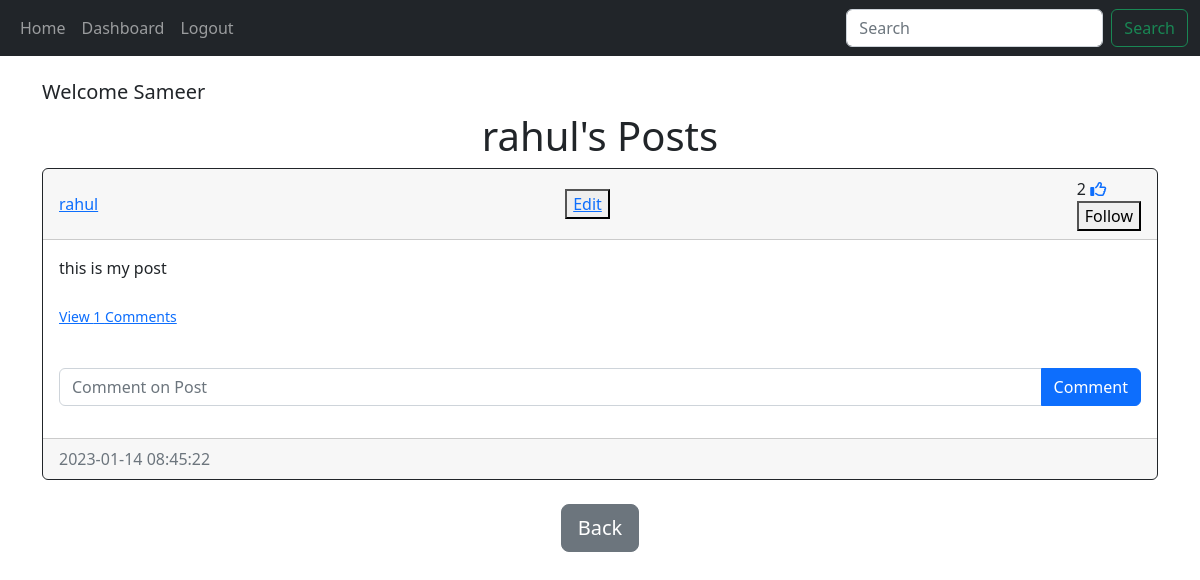
Page /posts/rahul (signed in) on the committed database.
### website/models.py (models this page shows, shortened)
class User(db.Model,UserMixin):
    id = db.Column(db.Integer, primary_key=True)
    email=db.Column(db.String(150), unique=True)
    username=db.Column(db.String(150), unique=True)
    password=db.Column(db.String(150))
    date_created=db.Column(db.DateTime(timezone=True), default=func.now())
    posts=db.relationship('Post',backref='user',passive_deletes=True)
    comments=db.relationship('Comment',backref='user',passive_deletes=True)
    followed=db.relationship('Followers',foreign_keys=[Followers.follower_id],backref=db.backref('follower', lazy='joined'),lazy='dynamic', cascade='all, delete-orphan')
    follower=db.relationship('Followers', foreign_keys=[Followers.followed_id],backref=db.backref('followed', lazy='joined'),lazy='dynamic', cascade='all, delete-orphan')
    post_liked=db.relationship("Like",backref='user',passive_deletes=True)
    def is_following(self, user_id):
        print(user_id)
        following=self.followed.filter(Followers.followed_id == user_id).first()
        if not following:
            return False
        else:
            return True

class Post(db.Model):
    id=db.Column(db.Integer,primary_key=True)
    text=db.Column(db.Text,nullable=False)
    date_created=db.Column(db.DateTime(timezone=True), default=func.now())
    author=db.Column(db.Integer,db.ForeignKey("user.id", ondelete='CASCADE'),nullable=False)
    comments=db.relationship('Comment',backref='post',passive_deletes=True)
    likes=db.relationship('Like',backref='post',passive_deletes=True)

### website/views.py (the view)
@views.route("/posts/<username>")
@login_required
def posts(username):
    user=User.query.filter_by(username=username).first()
    if not user:
        flash("User does not exists.", category="error")
        return redirect(url_for("views.home"))
    posts=user.posts
    return render_template("posts.html", user=current_user, posts=posts,username=username)

### website/templates/posts.html (shortened to what this page needs)
{% extends "posts_div.html" %}
{% block header %}
<h1 align="center">{{username}}'s Posts</h1>
{% endblock %}
{% block footer %}
<div align="center">
    <a href="/home"><button type="button" class="btn btn-secondary btn-lg">Back</button></a>
</div>
{% endblock %}

### website/templates/posts_div.html (shortened to what this page needs)
{% extends "base.html" %}
{% block content %}
<br>
<h5 align="left">Welcome {{user.username}}</h5>
<h1 align="center">{% block header%} Posts{% endblock %}</h1>
<div id="posts">
    {% for post in posts %}
    <div class="card border-dark">
        <div class="card-header d-flex justify-content-between align-items-center">
            <a href="/posts/{{ post.user.username }}">{{ post.user.username }}</a>
            <button><a href="/edit/{{ post.id }}">Edit</a></button>
            <div>
                {{ post.likes|length }}
                {% if user.id in post.likes|map(attribute="author")|list %}
                <a href="/like-post/{{post.id}}"><i class="fas fa-thumbs-up"></i></a>
                {% else %}
                <a href="/like-post/{{post.id}}"><i class="far fa-thumbs-up"></i></a>
                {% endif %}
                {% if user.id != post.author %}
                {% if current_user.is_following(post.author) %}
                    <form action="/follow/{{ post.author }}" method="POST">
                        <button type="submit">Unfollow</button>
                    </form>
                {% else %}
                    <form action="/follow/{{ post.author }}" method="POST">
                        <button  type="submit">Follow</button>
                    </form>
                {% endif %}
                {% endif %}
            </div>
            </div>
        <div class="card-body">
            <div class="card-text"> {{ post.text }}</div>
            <br>
            <p class="card-text">
                {% if post.comments|length > 0 %}
                <a data-bs-toggle="collapse" href="#comments-{{post.id}}" role="button">
                    <small>View {{post.comments|length}} Comments</small>
                </a>
                {% else %}
                <small class="text-muted">No comments</small>
                {% endif %}
            </p>
            <br>
            <form class="input-group mb-3" method="POST" action="/create-comment/{{post.id}}">
                <input type="text" name="text" id="text" class="form-control" placeholder="Comment on Post">
                <button type="submit" class="btn btn-primary">Comment</button>
            </form>
        </div>
        <div class="card-footer text-muted">{{post.date_created}}</div>
    </div>
    <br>
    {% endfor %}
</div>
{% block footer%}{% endblock %}
{% endblock %}

### rows in the picture
User: username "Sameer"
User: username "rahul"
Post: user.username "rahul", likes|length "2", text "this is my post", comments|length "1", date_created "2023-01-14 08:45:22"
